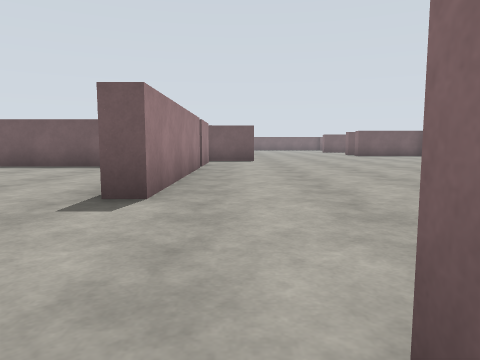
View 1 (above)

24 first-person views from a walk through a robot-simulator world made for Gazebo. The camera is 1.2 m above the floor, tilts 6° down and sees 70° across. The floor is counted in squares, 2 m on a side. Each view is taken from the middle of a square. On the plan, view 1 faces up. The plan holds only what a view shows up to about 10 squares ahead; the rest is blank. The place goes on beyond the plan. Simple patterns stand in for the simulator's built-in surfaces.

View 2
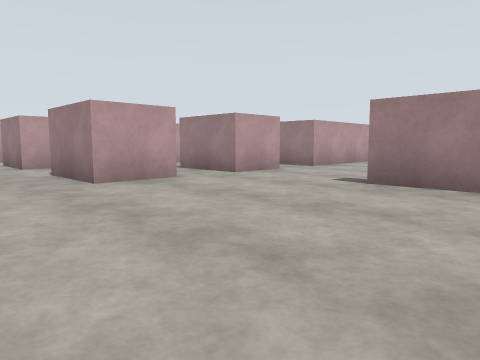

View 3
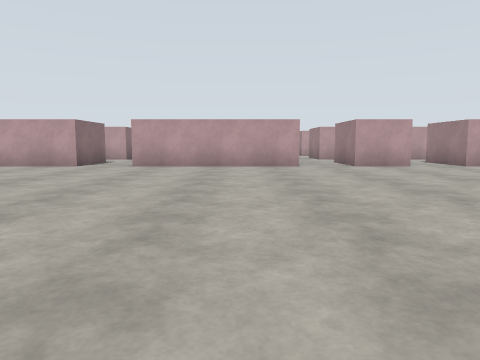

View 4
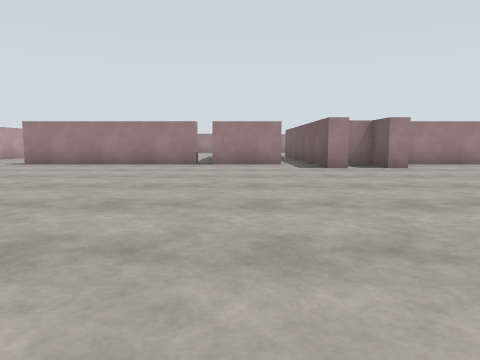

View 5
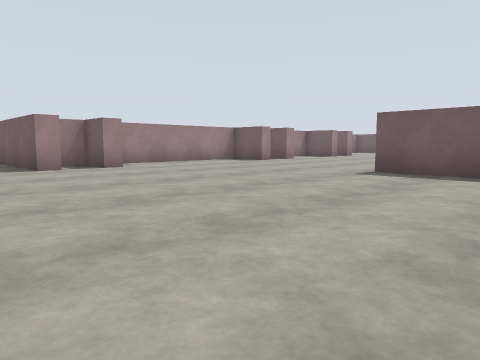

View 6
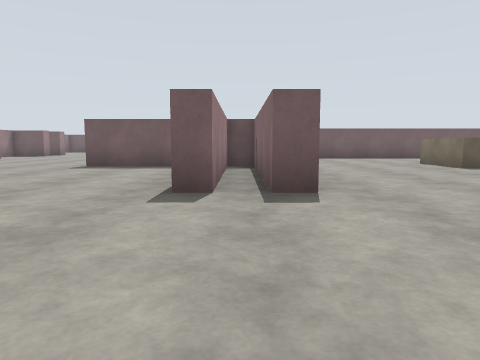

View 7
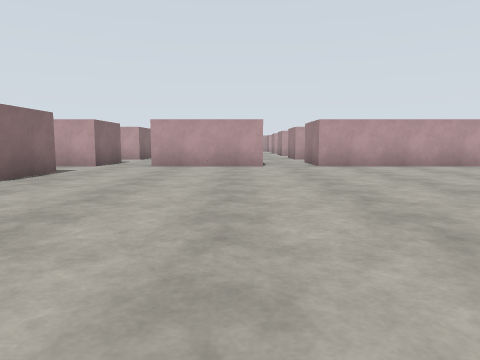

View 8
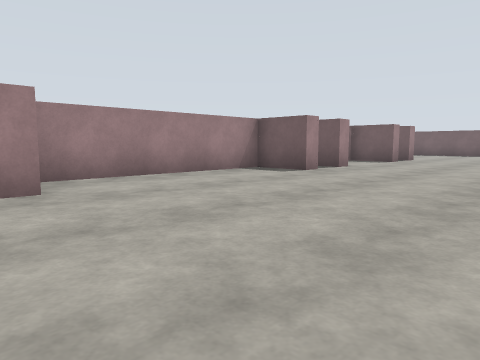

View 9
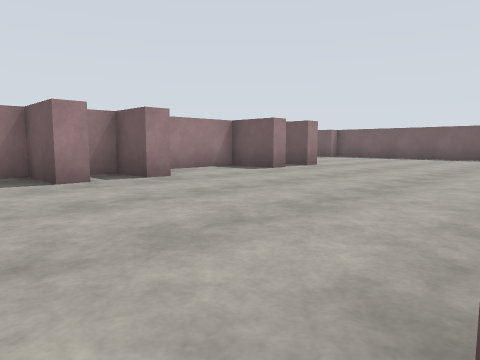

View 10
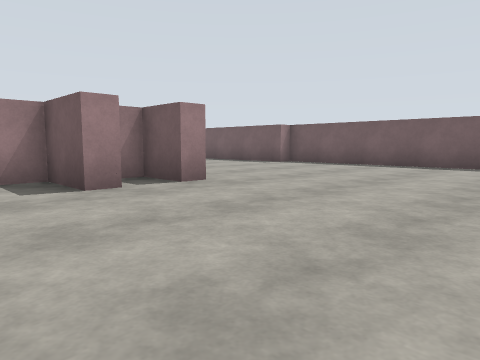

View 11
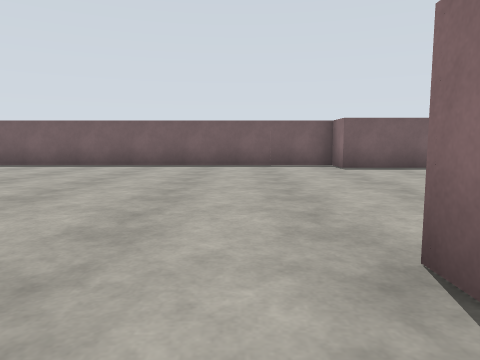

View 12
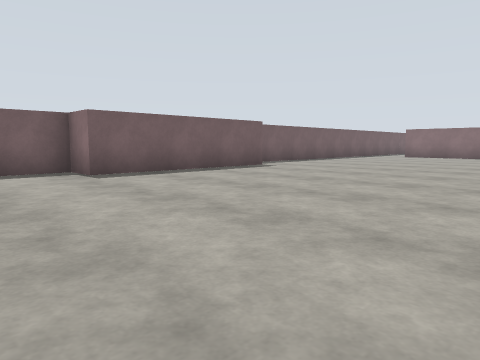

View 13
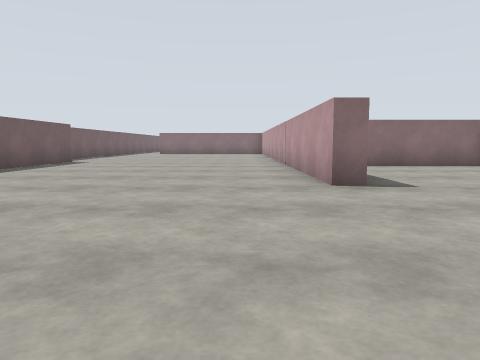

View 14
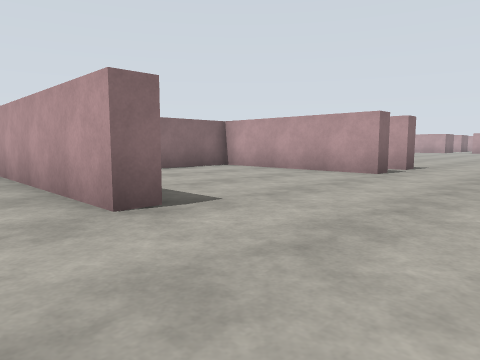

View 15
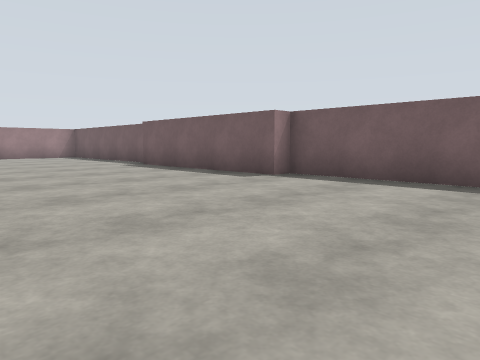

View 16
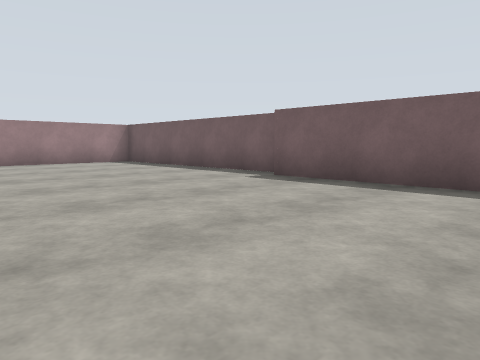

View 17
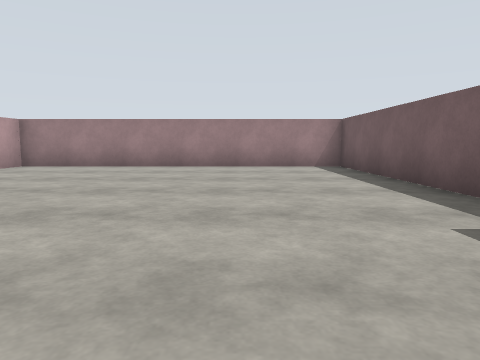

View 18
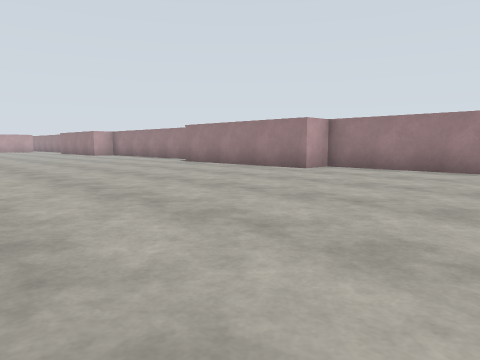

View 19
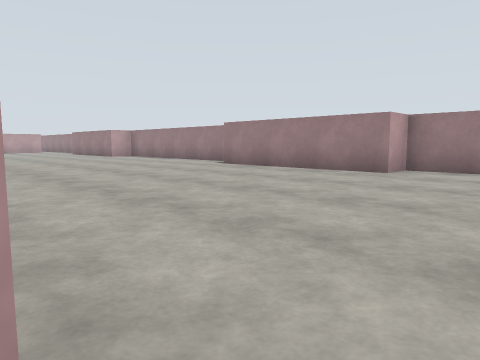

View 20
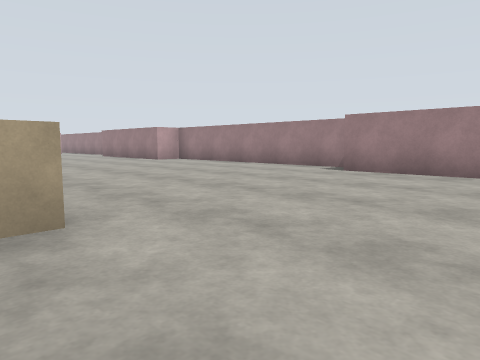

View 21
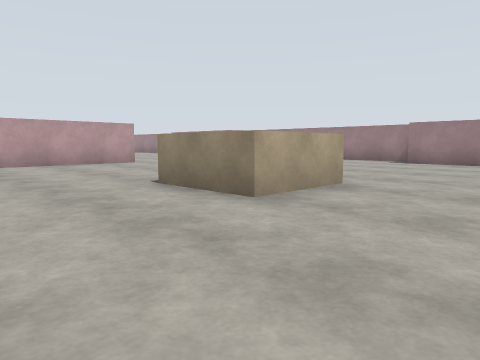

View 22
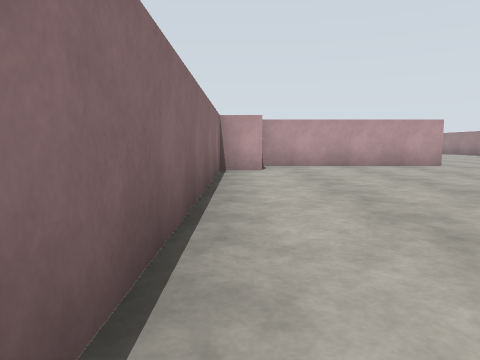

View 23
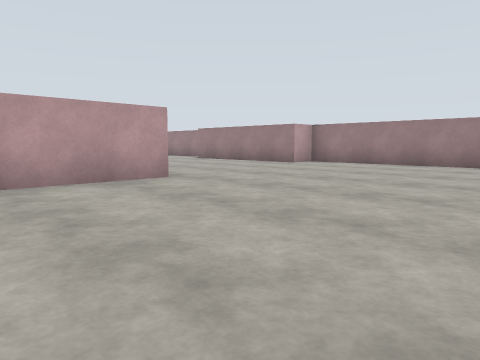

View 24
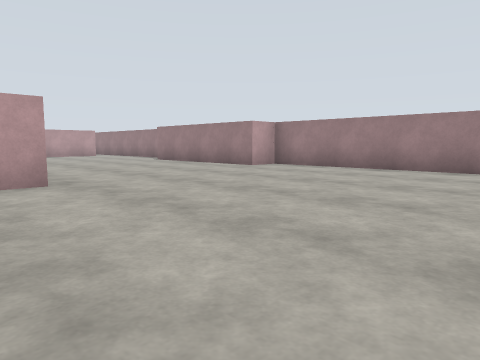

### Floor plan
Points are (right, up) in squares from view 1. A wall is a line through its corners. A room is listed if a view was taken in it or the views show most of it. See-through windows are left out.
Room 1 (view 1)
walls: (1.2, -3.2) (1.9, -3.2); (-1, 0.8) (-1, -1.2)
ways out: opening at (0, -0.5) to room 2; opening at (1.5, -2.5)
Room 2 (views 2, 3, 4, 5, 6, 7, 8, 9, 10, 11, 12, 13, 14, 15, 16, 17, 18, 19, 20, 21, 22, 23, 24)
walls: (0.5, 14.2) (0.5, 13.7) (-0.7, 13.7) (-0.7, 13); (-2.6, 14.2) (-1.5, 14.2) (-1.5, 21.5); (0.5, 12.7) (0.5, 12.2) (-3.1, 12.2); (0.5, 20.2) (0.5, 19.6) (-1, 19.6) (-1, 14.5); (-1, 11.2) (-1, 9.1); (-0.7, 21.1) (-0.7, 20.5); (0.5, 21.7) (0.5, 21.1); (5.9, 18.6) (5.9, 19.2) (10.4, 19.2) (10.4, 22.6); (-1, 8.8) (-1, 3.7) (-1.6, 3.7); (-3.8, 9.2) (-6.5, 9.2); (-6.9, 20.4) (-4.8, 20.4) (-4.8, 18.4); (-7.5, 12.7) (-2.5, 12.7); (8.2, 17.2) (5.9, 17.2) (5.9, 17.7) (6.4, 17.7); (0.5, 25.2) (0.5, 24.7) (-1, 24.7) (-1, 22.6); (5.9, 24.1) (5.9, 24.7) (11.1, 24.7); (-0.7, 26.2) (-0.7, 25.8); (10.5, 17.2) (9.7, 17.2) (9.7, 12.2) (9.1, 12.2); (0.5, 26.7) (0.5, 26.2); (11, 12.2) (10.4, 12.2) (10.4, 16.9); (-13.6, 11.4) (-13.1, 11.4) (-13.1, 10.9); (-14.1, 18.8) (-14.1, 11.9); (0.4, 0.8) (1.9, 0.8); (-2.6, 0.8) (-1, 0.8); (3.4, 0.8) (7.9, 0.8); (-5.1, 0.8) (-4.1, 0.8); (9.4, 0.8) (12.4, 0.8); (-7.6, 32.7) (-14.1, 32.7) (-14.1, 24.2) (-13.1, 24.2) (-13.1, 19.1); (13.9, 2.7) (13.9, 4.5); (12.6, 31.7) (7.6, 31.7) (7.6, 32.7) (-2.2, 32.7) (-2.2, 32.2) (-7.3, 32.2); (13.9, 0.8) (14.5, 0.8)
ways out: opening at (0, -0.5) to room 1; opening at (-3, -0.5); opening at (3, -0.5); opening at (9, -0.5); opening at (13, -0.5)

Positions as (right, up) in squares from view 1, and headings:
1: (0, 0), facing up
2: (4, 6), facing down-left
3: (5, 10), facing down
4: (9, 10), facing left
5: (9, 10), facing up-left
6: (10, 8), facing up
7: (10, 10), facing down
8: (5, 13), facing up-left
9: (6, 18), facing up-left
10: (5, 23), facing up-left
11: (5, 23), facing up
12: (5, 25), facing up-right
13: (1, 26), facing right
14: (3, 26), facing down-right
15: (2, 27), facing up-left
16: (-3, 27), facing up-left
17: (-5, 30), facing left
18: (-6, 29), facing down-left
19: (-6, 27), facing down-left
20: (-6, 23), facing down-left
21: (-2, 23), facing down-left
22: (-2, 22), facing down
23: (-4, 18), facing down-left
24: (-6, 18), facing down-left
